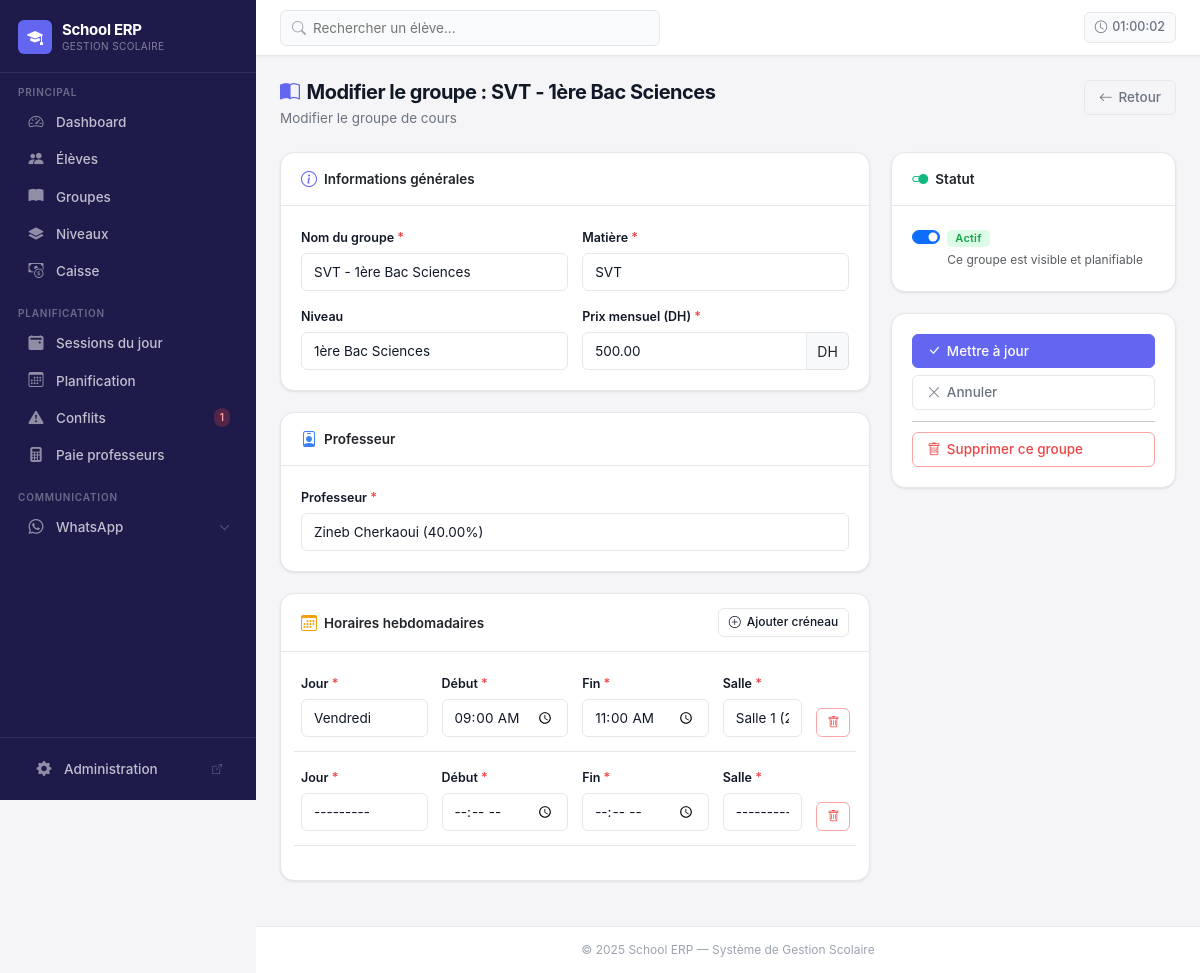
The page /courses/14/edit/ (signed in) on the database its author committed.
### core/models.py (models this page shows, shortened)
class CourseGroup(models.Model):
    DAYS_CHOICES = [
        ('MON', 'Lundi'),
        ('TUE', 'Mardi'),
        ('WED', 'Mercredi'),
        ('THU', 'Jeudi'),
        ('FRI', 'Vendredi'),
        ('SAT', 'Samedi'),
        ('SUN', 'Dimanche'),
    ]
    name = models.CharField(max_length=100, verbose_name="Nom du groupe")
    subject = models.CharField(max_length=100, verbose_name="Matière")
    level = models.ForeignKey(
        Level,
        on_delete=models.SET_NULL,
        related_name='course_groups',
        verbose_name="Niveau",
        null=True,
        blank=True
    )
    monthly_price = models.DecimalField(
        max_digits=8,
        decimal_places=2,
        validators=[MinValueValidator(Decimal('0.01'))],
        verbose_name="Prix mensuel (DH)"
    )
    teacher = models.ForeignKey(
        Teacher,
        on_delete=models.PROTECT,
        related_name='course_groups',
        verbose_name="Professeur"
    )
    is_active = models.BooleanField(default=True, verbose_name="Actif")
    created_at = models.DateTimeField(auto_now_add=True)
    class Meta:
        verbose_name = "Groupe de cours"
        verbose_name_plural = "Groupes de cours"
        ordering = ['name']

### core/views.py (the view)
# urls.py: path('courses/<int:group_id>/edit/', views.course_group_edit, name='course_group_edit'),
@require_http_methods(['GET', 'POST'])
def course_group_edit(request, group_id):
    course = get_object_or_404(CourseGroup, pk=group_id)
    if request.method == 'POST':
        form = CourseGroupForm(request.POST, instance=course)
        formset = CourseGroupScheduleFormSet(request.POST, instance=course)
        if form.is_valid() and formset.is_valid():
            with transaction.atomic():
                form.save()
                formset.save()
            messages.success(request, f"Le groupe '{course.name}' a été mis à jour avec succès.")
            return redirect('core:courses_list')
    else:
        form = CourseGroupForm(instance=course)
        formset = CourseGroupScheduleFormSet(instance=course)
    return render(request, 'core/course_group_form.html', {
        'form': form,
        'formset': formset,
        'course': course,
        'title': f"Modifier le groupe : {course.name}",
        'button_text': 'Mettre à jour'
    })

### core/forms.py
class CourseGroupForm(forms.ModelForm):
    class Meta:
        model = CourseGroup
        fields = ['name', 'subject', 'level', 'monthly_price', 'teacher', 'is_active']
        widgets = {
            'name': forms.TextInput(attrs={'class': 'form-control', 'placeholder': 'Nom du groupe'}),
            'subject': forms.TextInput(attrs={'class': 'form-control', 'placeholder': 'Matière'}),
            'level': forms.Select(attrs={'class': 'form-select'}),
            'monthly_price': forms.NumberInput(attrs={'class': 'form-control', 'placeholder': 'Prix mensuel (DH)'}),
            'teacher': forms.Select(attrs={'class': 'form-select'}),
            'is_active': forms.CheckboxInput(attrs={'class': 'form-check-input'}),
        }

### core/context_processors.py (called while the page is built)
def conflicts_count(request):
    CACHE_KEY = 'sidebar_conflict_count'
    CACHE_TTL = getattr(settings, 'CONFLICT_CACHE_TTL', 30)  # seconds
    count = cache.get(CACHE_KEY)
    if count is None:
        try:
            from .utils import detect_all_conflicts
            data = detect_all_conflicts()
            count = len(data.get('schedule_conflicts', []))
        except Exception:
            count = 0
        cache.set(CACHE_KEY, count, CACHE_TTL)
    return {'conflict_count': count}

### core/models.py (called while the page is built)
    def __str__(self):
        return f"{self.name} ({self.capacity} places)"

    def __str__(self):
        if self.payment_method == 'PERCENTAGE':
            return f"{self.name} ({self.payment_percentage}%)"
        elif self.payment_method == 'SESSION':
            return f"{self.name} ({self.session_rate} DH/sess)"
        return f"{self.name} ({self.hourly_rate} DH/h)"

    def __str__(self):
        return self.name

### core/templatetags/nav_active.py (called while the page is built)
@register.simple_tag(takes_context=True)
def active_if(context, *names):
    request = context.get("request")
    if not request or not request.resolver_match:
        return ""
    return "active" if request.resolver_match.url_name in names else ""

### templates/core/course_group_form.html (shortened to what this page needs)
{% extends 'core/base.html' %}
{% load static %}
{% block content %}
<div class="page-header d-flex align-items-start justify-content-between">
  <div>
    <h1 class="page-title">
      <i class="bi bi-book-half me-2" style="color:var(--primary);"></i>{{ title }}
    </h1>
    <p class="page-subtitle">
      {% if course %}Modifier le groupe de cours{% else %}Créer un nouveau groupe / classe{% endif %}
    </p>
  </div>
  <a href="{% url 'core:courses_list' %}" class="btn btn-outline-secondary">
    <i class="bi bi-arrow-left"></i> Retour
  </a>
</div>
<form method="post" novalidate>
  <div class="row g-4">
    <div class="col-lg-8">
      <div class="card mb-4">
        <div class="card-header d-flex align-items-center gap-2">
          <i class="bi bi-info-circle" style="color:var(--primary);font-size:16px;"></i>
          <span class="fw-600">Informations générales</span>
        </div>
        <div class="card-body">
          <div class="row g-3">
            <div class="col-md-6">
              <label for="{{ form.name.id_for_label }}" class="form-label">
                {{ form.name.label }} <span style="color:var(--danger);">*</span>
              </label>
              {{ form.name }}
            </div>
            <div class="col-md-6">
              <label for="{{ form.subject.id_for_label }}" class="form-label">
                {{ form.subject.label }} <span style="color:var(--danger);">*</span>
              </label>
              {{ form.subject }}
            </div>
            <div class="col-md-6">
              <label for="{{ form.level.id_for_label }}" class="form-label">
                {{ form.level.label }}
              </label>
              {{ form.level }}
            </div>
            <div class="col-md-6">
              <label for="{{ form.monthly_price.id_for_label }}" class="form-label">
                {{ form.monthly_price.label }} <span style="color:var(--danger);">*</span>
              </label>
              <div class="input-group">
                {{ form.monthly_price }}
                <span class="input-group-text">DH</span>
              </div>
            </div>
          </div>
        </div>
      </div>
      <div class="card mb-4">
        <div class="card-header d-flex align-items-center gap-2">
          <i class="bi bi-person-badge" style="color:#3b82f6;font-size:16px;"></i>
          <span class="fw-600">Professeur</span>
        </div>
        <div class="card-body">
          <label for="{{ form.teacher.id_for_label }}" class="form-label">
            {{ form.teacher.label }} <span style="color:var(--danger);">*</span>
          </label>
          {{ form.teacher }}
        </div>
      </div>
      <div class="card mb-4">
        <div class="card-header d-flex align-items-center justify-content-between">
          <div class="d-flex align-items-center gap-2">
            <i class="bi bi-calendar3" style="color:#f59e0b;font-size:16px;"></i>
            <span class="fw-600">Horaires hebdomadaires</span>
          </div>
          <button type="button" class="btn btn-sm btn-outline-primary" id="add-schedule-btn">
            <i class="bi bi-plus-circle"></i> Ajouter créneau
          </button>
        </div>
        <div class="card-body">
          <div id="schedules-container">
            {% for f in formset %}
              <div class="row g-3 align-items-end schedule-form-row mb-3 pb-3" style="border-bottom:1px solid var(--border);"
                   data-form-index="{{ forloop.counter0 }}">
                <div class="col-md-3">
                  <label class="form-label">Jour <span style="color:var(--danger);">*</span></label>
                  {{ f.day }}
                </div>
                <div class="col-md-3">
                  <label class="form-label">Début <span style="color:var(--danger);">*</span></label>
                  {{ f.start_time }}
                </div>
                <div class="col-md-3">
                  <label class="form-label">Fin <span style="color:var(--danger);">*</span></label>
                  {{ f.end_time }}
                </div>
                <div class="col-md-2">
                  <label class="form-label">Salle <span style="color:var(--danger);">*</span></label>
                  {{ f.room }}
                </div>
                <div class="col-md-1 text-end">
                  {% if formset.can_delete %}
                    <button type="button" class="btn btn-outline-danger btn-sm remove-schedule-btn" title="Supprimer">
                      <i class="bi bi-trash"></i>
                    </button>
                  {% endif %}
                </div>
              </div>
            {% endfor %}
          </div>
        </div>
      </div>
    </div>
    <div class="col-lg-4">
      <div class="card mb-4">
        <div class="card-header d-flex align-items-center gap-2">
          <i class="bi bi-toggle2-on" style="color:#10b981;font-size:16px;"></i>
          <span class="fw-600">Statut</span>
        </div>
        <div class="card-body">
          <div class="form-check form-switch">
            {{ form.is_active }}
            <label class="form-check-label" for="{{ form.is_active.id_for_label }}">
              <span class="badge badge-success">Actif</span>
              <div class="text-muted mt-1" style="font-size:12px;">Ce groupe est visible et planifiable</div>
            </label>
          </div>
        </div>
      </div>
      <div class="card">
        <div class="card-body d-flex flex-column gap-2">
          <button type="submit" class="btn btn-primary w-100">
            <i class="bi bi-check-lg"></i> {{ button_text }}
          </button>
          <a href="{% url 'core:courses_list' %}" class="btn btn-outline-secondary w-100">
            <i class="bi bi-x-lg"></i> Annuler
          </a>
          {% if course %}
            <hr class="my-1">
            <a href="{% url 'core:course_group_delete_confirm' course.id %}" class="btn btn-outline-danger w-100">
              <i class="bi bi-trash"></i> Supprimer ce groupe
            </a>
          {% endif %}
        </div>
      </div>
    </div>
  </div>
</form>
{% endblock %}

### templates/core/base.html (style rules this page uses)
:root { --font-sans: 'Inter', system-ui, -apple-system, sans-serif; --primary: #6366f1; --primary-dark: #4f46e5; --primary-light: #e0e7ff; --primary-rgb: 99, 102, 241; --sidebar-bg: #1e1b4b; --sidebar-hover: rgba(255, 255, 255, 0.07); --sidebar-active: rgba(99, 102, 241, 0.25); --sidebar-text: rgba(255, 255, 255, 0.72); --sidebar-text-active: #ffffff; --sidebar-accent: #6366f1; --sidebar-width: 256px; --body-bg: #f5f5f7; --surface: #ffffff; --surface-alt: #f9fafb; --border: #e5e7eb; --border-focus: #6366f1; --text-primary: #111827; --text-secondary: #6b7280; --text-muted: #9ca3af; --success: #10b981; --warning: #f59e0b; --danger: #ef4444; --info: #3b82f6; --shadow-xs: 0 1px 2px rgba(0, 0, 0, 0.04); --shadow-sm: 0 1px 3px rgba(0, 0, 0, 0.06), 0 1px 2px rgba(0, 0, 0, 0.04); --shadow-md: 0 4px 6px rgba(0, 0, 0, 0.05), 0 2px 4px rgba(0, 0, 0, 0.04); --shadow-lg: 0 10px 15px rgba(0, 0, 0, 0.05), 0 4px 6px rgba(0, 0, 0, 0.04); --radius-sm: 6px; --radius-md: 10px; --radius-lg: 14px; --radius-xl: 18px; }
*, *::before, *::after { box-sizing: border-box; }
html, body { height: 100%; font-family: var(--font-sans); font-size: 14px; background: var(--body-bg); color: var(--text-primary); -webkit-font-smoothing: antialiased; }
.page-header { margin-bottom: 24px; }
.page-title { font-size: 20px; font-weight: 700; color: var(--text-primary); letter-spacing: -0.025em; margin: 0; }
.page-subtitle { font-size: 13.5px; color: var(--text-secondary); margin: 4px 0 0; }
.card { background: var(--surface); border: 1px solid var(--border); border-radius: var(--radius-lg); box-shadow: var(--shadow-sm); transition: box-shadow 0.2s, transform 0.2s; }
.card-header { background: transparent; border-bottom: 1px solid var(--border); padding: 14px 20px; font-weight: 600; font-size: 13.5px; }
.card-body { padding: 20px; }
.badge { font-size: 11px; font-weight: 600; letter-spacing: 0.02em; padding: 3px 8px; border-radius: 5px; }
.badge-success { background: #dcfce7; color: #16a34a; }
.btn { font-family: var(--font-sans); font-size: 13.5px; font-weight: 500; border-radius: var(--radius-sm); padding: 7px 14px; transition: all 0.15s; display: inline-flex; align-items: center; gap: 6px; line-height: 1.4; border: 1px solid transparent; }
.btn-primary { background: var(--primary); border-color: var(--primary); color: #ffffff; }
.btn-outline-primary { background: transparent; border-color: var(--border); color: var(--text-primary); }
.btn-outline-secondary { background: transparent; border-color: var(--border); color: var(--text-secondary); }
.btn-outline-danger { background: transparent; border-color: #fca5a5; color: var(--danger); }
.btn-sm { font-size: 12px; padding: 5px 10px; border-radius: 6px; }
.form-label { font-size: 12.5px; font-weight: 600; color: var(--text-primary); margin-bottom: 5px; }
.form-control, .form-select { font-size: 13.5px; border: 1px solid var(--border); border-radius: var(--radius-sm); padding: 8px 12px; background: var(--surface); color: var(--text-primary); transition: border-color 0.15s, box-shadow 0.15s; }

### templates/core/course_group_form.html (style rules this page uses)
.fw-600 { font-weight: 600; }

### rows shown on the page
CourseGroup: name "SVT - 1ère Bac Sciences", subject "SVT", level "1ère Bac Sciences", monthly_price "500.00", teacher "Zineb Cherkaoui (40.00%)", is_active "☑"

### other values the page prints
{{ conflict_count }} "1"
{{ title }} "Modifier le groupe : SVT - 1ère Bac Sciences"
{{ button_text }} "Mettre à jour"
